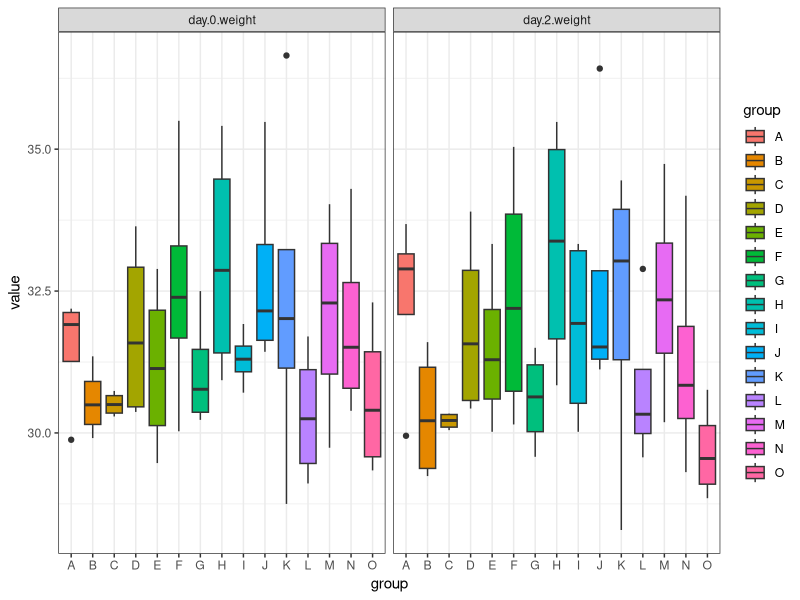
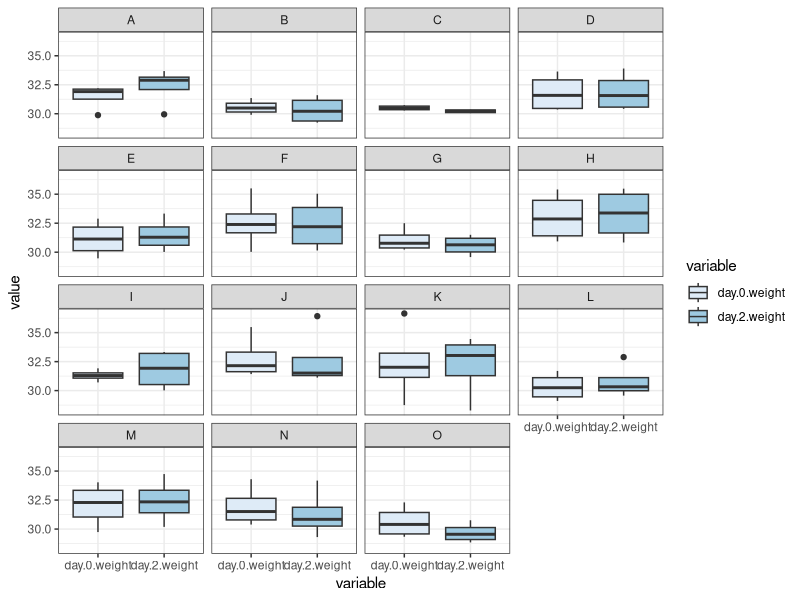
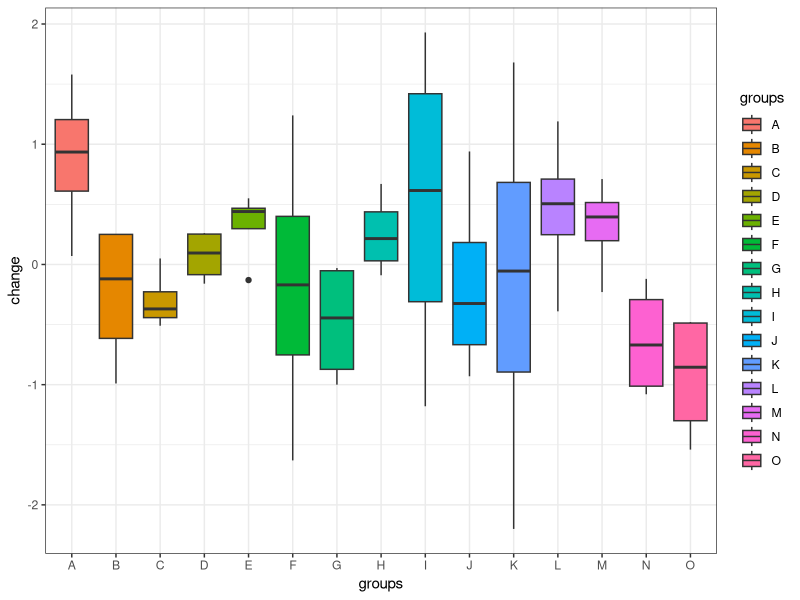
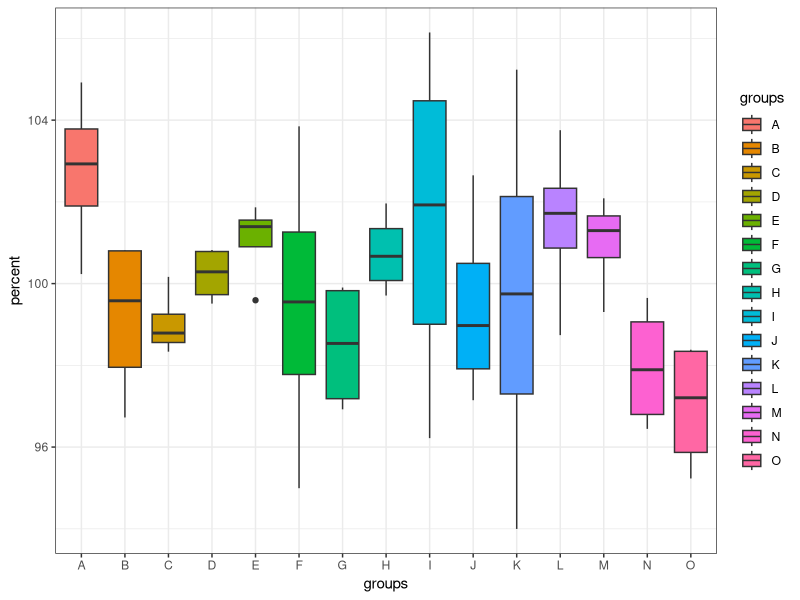
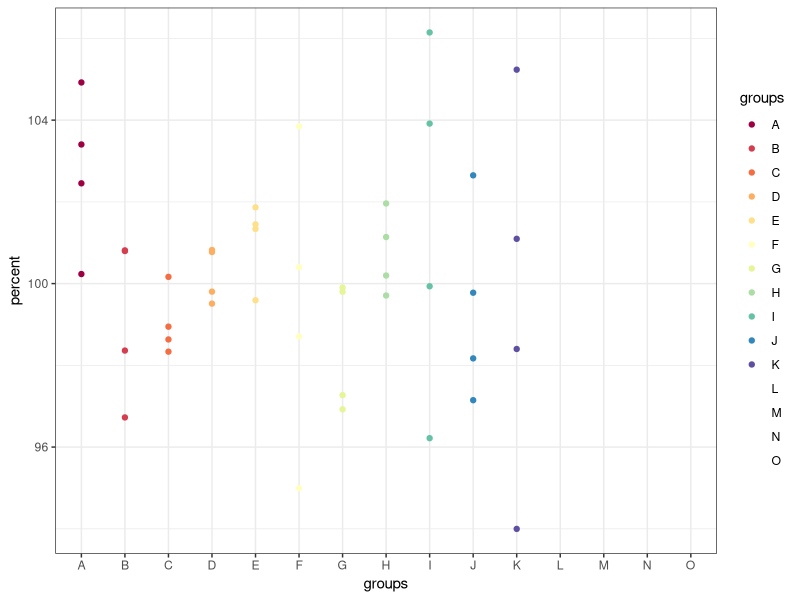

Generate these figures, in order, with R:
# this is our first R script in decorporation

#library(rJava)
#library(xlsx)
library(ggplot2)
library(reshape2)
library(plyr)

weights <- read.csv(file = "Data/decorporation536 weights.csv")

#class(weights)
#dim(weights)
#plot(weights)
#weight1 <- weights [1:60, 2]
#weight2 <- weights [1:60, 3]
#plot(weight1)
#plot(weight2)

# --- MAKING COLUMNS ----

groups <- matrix(LETTERS[1:15])
groups <- cbind(groups, groups, groups, groups)
groups <- as.vector(t(groups))
weights <- cbind(groups, weights)
colnames(weights) <- c("group", "number", "day.0.weight", "day.2.weight")
#ggplot(weights, aes(x=group, y=day.0.weight)) + 
#  geom_point()

mweights <- melt(weights, id= c("group", "number"))

weights <- cbind(weights, weights$day.2.weight-weights$day.0.weight, (weights$day.2.weight/weights$day.0.weight)*100)
colnames(weights) <- c(colnames(weights[1:4]), "change", "percent")


#as.quoted(c("control", "DOTA/TREN", "Scn")) 
#ddply(.data=weights, .variables = (control, DOTA/TREN, Scn), .fun = mutate)

#arm <- ddply(weights, .(group), mutate)

#ddply(mexp[ which(mexp$ExpNum == i), ]
weights[ which(weights$group == "A"), ]

#--- BEGIN PLOTTING OF DATA ----

w = 0.65
fwid = 9
fhei = 6
theme_set(theme_bw())
theme_update(plot.title = element_text(hjust = 0.5))

# --- WEIGHTS BY DAY AND GROUP ----

ggplot(mweights, aes(x=group, y=value))+
  geom_boxplot(aes(fill=group))+
  facet_wrap(~variable)

ggplot(mweights, aes(x=variable, y=value))+
  geom_boxplot(aes(fill=variable))+
  facet_wrap(~group)+
  scale_fill_brewer()

# --- GROSS WEIGHT CHANGE ----

ggplot(weights, aes(x=groups, y=change))+
  geom_boxplot(aes(fill=groups))

# --- PERCENT WEIGHT CHANGE ----

ggplot(weights, aes(x=groups, y=percent))+
  geom_boxplot(aes(fill=groups))

ggplot(weights, aes(x=groups, y=percent))+
  geom_point(aes(color=groups))+
  scale_color_brewer(palette = "Spectral")
  
